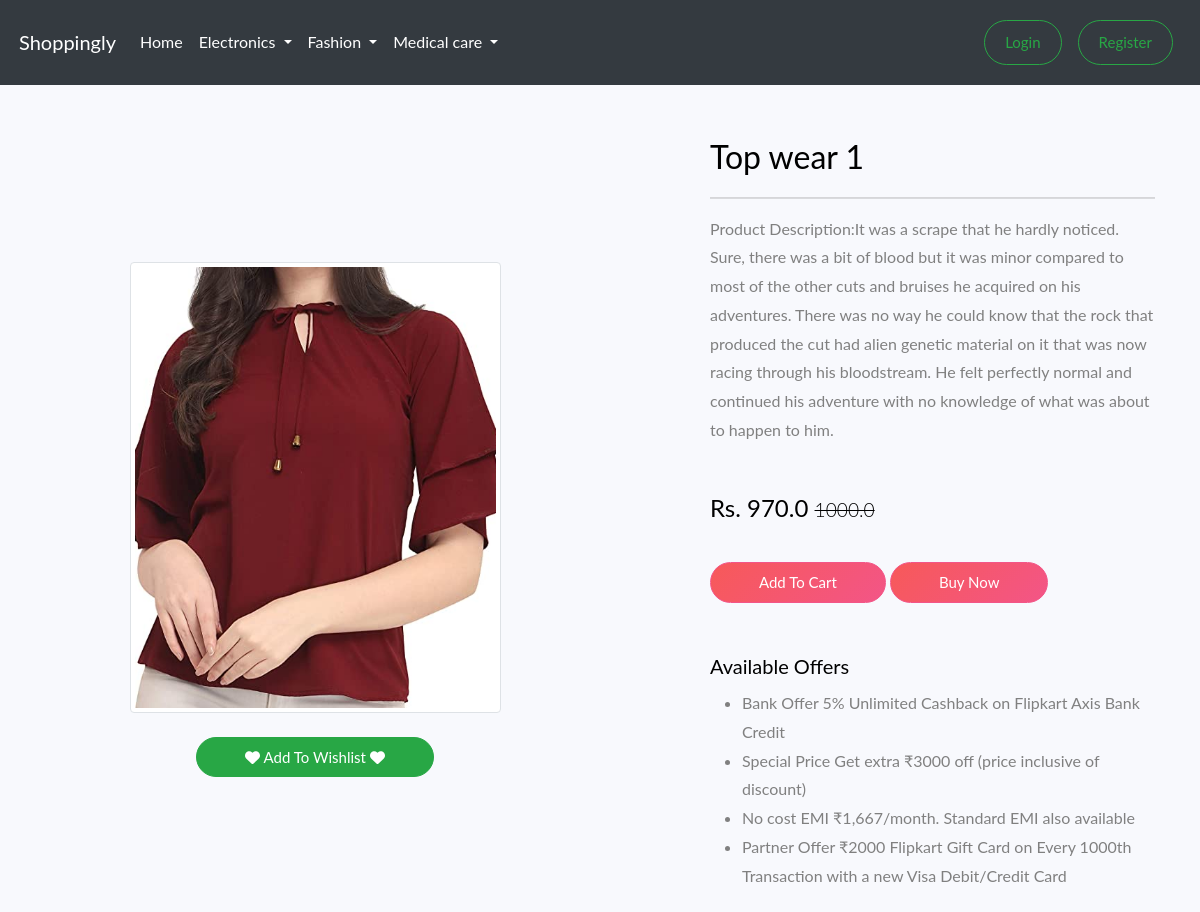
The app's page /productdetail/1 with its own data.
### app/models.py (models this page shows, shortened)
class Product(models.Model):
	title = models.CharField(max_length=200)
	selling_price = models.FloatField()
	discounted_price = models.FloatField()
	description = models.TextField()
	brand = models.CharField(max_length=100)
	category = models.CharField(choices=CATEGORY_CHOICES, max_length=3)
	product_image = models.FileField(upload_to='product_img')

### app/views.py (the view)
# urls.py: path('productdetail/<int:pk>', views.ProductDetailView.as_view(), name="productdetail"),
class ProductDetailView(View):
	def get(self, request, pk):
		totalitem = 0
		user = request.user
		product = Product.objects.get(pk=pk)
		item_already_in_cart = False
		item_already_in_wish = False
		if user.is_authenticated:
			totalitem = len(Cart.objects.filter(user=request.user))
			item_already_in_cart = Cart.objects.filter(Q(product=product.id) & Q(user=user)).exists()
			item_already_in_wish = Wish.objects.filter(Q(product=product.id) & Q(user=user)).exists()
		return render(request, 'productdetails.html', {'product':product, 'item_already_in_cart':item_already_in_cart, 'totalitem':totalitem, 'item_already_in_wish':item_already_in_wish})

### app/templates/productdetails.html (shortened to what this page needs)
{% extends 'base.html' %}
{% load static %}
{% block content %}
<div class="container my-5">
 <div class="row">
  <div class="col-sm-6 text-center align-self-center">
   <img src="{{product.product_image.url}}" alt="" class="img-fluid img-thumbnail mb-4">
	    {% if not request.user.is_authenticated %}
	    	   <form action="{% url 'wish' %}" class="d-inline">
			   <button type="submit" class="btn btn-success shadow px-5 py-2"><i class="fa fa-heart"> </i> Add To Wishlist <i class="fa fa-heart"> </i></button>
	  </form>
	  {% endif %}
  </div>
  <div class="col-sm-5 offset-sm-1">
   <h2> {{product.title}}</h2>
   <hr>
   <p>Product Description:{{product.description}}</p> <br>
   <h4>Rs. {{product.discounted_price}} <small class="fw-light text-decoration-line-through">{{product.selling_price}}</small></h4> <br>
	  {% if not request.user.is_authenticated %}
	   <form action="{% url 'cart' %}" class="d-inline">
		  <button type="submit" class="btn btn-primary shadow px-5 py-2"> Add To Cart </button>
	  </form>
	  {% endif %}
	   <form action="{% url 'place-order-directly' %}" class="d-inline">
		  <button type="submit" class="btn btn-primary shadow px-5 py-2"> Buy Now </button>
	  </form>
   <h5 class="mt-5">Available Offers</h5>
   <ul>
    <li>Bank Offer 5% Unlimited Cashback on Flipkart Axis Bank Credit</li>
    <li>Special Price Get extra ₹3000 off (price inclusive of discount)</li>
    <li>No cost EMI ₹1,667/month. Standard EMI also available</li>
    <li>Partner Offer ₹2000 Flipkart Gift Card on Every 1000th Transaction with a new Visa Debit/Credit Card</li>
   </ul>
  </div>
 </div>
</div>
{% endblock content %}

### records on screen
Product: product_image (picture), title "Top wear 1", description "It was a scrape that he hardly noticed. Sure, there was a bit of blood but it was minor compared to most of the other cuts and bruises he acquired on his adventures. There was no way he could know that the rock that produced the cut had alien genetic material on it that was now racing through his bloodstream. He felt perfectly normal and continued his adventure with no knowledge of what was about to happen to him.", discounted_price "970.0", selling_price "1000.0"
